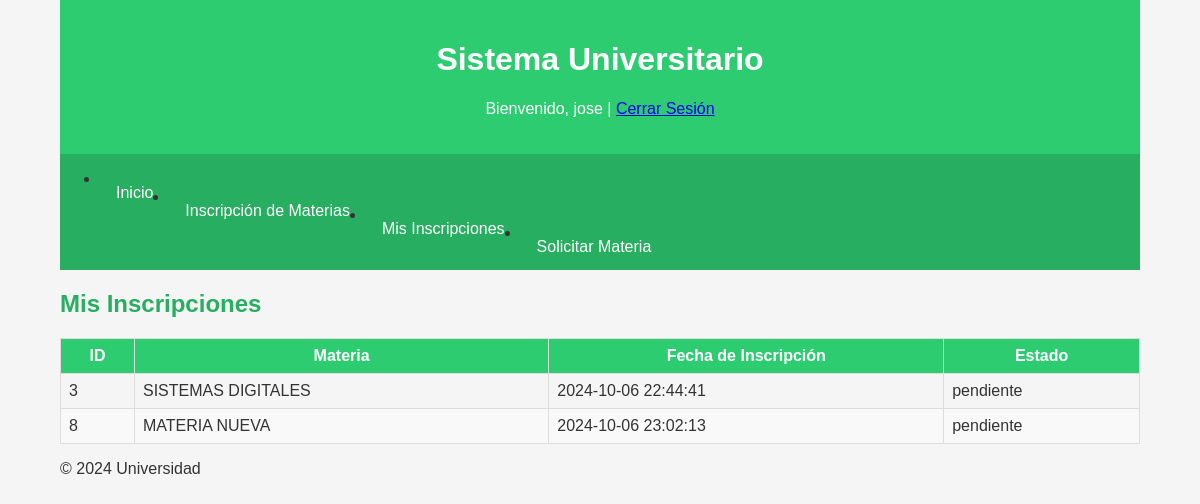
Page /views/student/mis_inscripciones.php (signed in) on the committed database.
### tables this page shows
CREATE TABLE `inscripciones` (
  `id_inscripcion` int(11) NOT NULL,
  `id_estudiante` int(11) DEFAULT NULL,
  `id_materia` int(11) DEFAULT NULL,
  `fecha_inscripcion` timestamp NOT NULL DEFAULT current_timestamp(),
  `estado` enum('pendiente','aprobada','rechazada') DEFAULT 'pendiente',
  `periodo_id` int(11) DEFAULT NULL,
  `grupo_id` int(11) DEFAULT NULL
);

CREATE TABLE `materias` (
  `id_materia` int(11) NOT NULL,
  `nombre` varchar(100) NOT NULL,
  `codigo` varchar(20) NOT NULL,
  `estado` enum('abierta','cerrada') DEFAULT 'cerrada'
);

### views/student/mis_inscripciones.php (the view, shortened to what this page needs)
<?php
include '../../include/db_connection.php';
include '../../include/header.php';
$id_usuario = $_SESSION['id_usuario'];
$stmt = $conn->prepare("SELECT id_estudiante FROM estudiantes WHERE usuario_id = ?");
$stmt->bind_param("i", $id_usuario);
$stmt->execute();
$stmt->bind_result($id_estudiante);
$sql = "SELECT i.id_inscripcion, m.nombre AS materia, i.estado, i.fecha_inscripcion
        FROM inscripciones i
        JOIN materias m ON i.id_materia = m.id_materia
        WHERE i.id_estudiante = ?";
$stmt = $conn->prepare($sql);
$stmt->bind_param("i", $id_estudiante);
$stmt->execute();
$result = $stmt->get_result();
?>
<h2>Mis Inscripciones</h2>
<table>
    <thead>
        <tr>
            <th>ID</th>
            <th>Materia</th>
            <th>Fecha de Inscripción</th>
            <th>Estado</th>
        </tr>
    </thead>
    <tbody>
        <?php if ($result && $result->num_rows > 0): ?>
            <?php while ($row = $result->fetch_assoc()): ?>
                <tr>
                    <td><?php echo htmlspecialchars($row['id_inscripcion']); ?></td>
                    <td><?php echo htmlspecialchars($row['materia']); ?></td>
                    <td><?php echo htmlspecialchars($row['fecha_inscripcion']); ?></td>
                    <td><?php echo htmlspecialchars($row['estado']); ?></td>
                </tr>
            <?php endwhile; ?>
        <?php else: ?>
            <tr><td colspan="4">No tienes inscripciones.</td></tr>
        <?php endif; ?>
    </tbody>
</table>
<?php
include '../../include/footer.php';
?>

### css/styles.css (style rules this page uses)
:root { --primary-color: #2ecc71; --secondary-color: #27ae60; --text-color: #333; --background-color: #f5f5f5; }
body { font-family: Arial, sans-serif; background-color: var(--background-color); color: var(--text-color); margin: 0; padding: 0; }
h2 { color: var(--secondary-color); margin-top: 20px; }
table { width: 100%; border-collapse: collapse; margin-top: 20px; }
table th, table td { border: 1px solid #ddd; padding: 8px; }
table th { background-color: var(--primary-color); color: white; }
table tr:nth-child(even) { background-color: #f9f9f9; }

### rows in the picture
inscripciones: id_inscripcion "3", id_materia.nombre "SISTEMAS DIGITALES", fecha_inscripcion "2024-10-06 22:44:41", estado "pendiente"
inscripciones: id_inscripcion "8", id_materia.nombre "MATERIA NUEVA", fecha_inscripcion "2024-10-06 23:02:13", estado "pendiente"

### other values in the picture
$_SESSION['usuario'] "jose"
